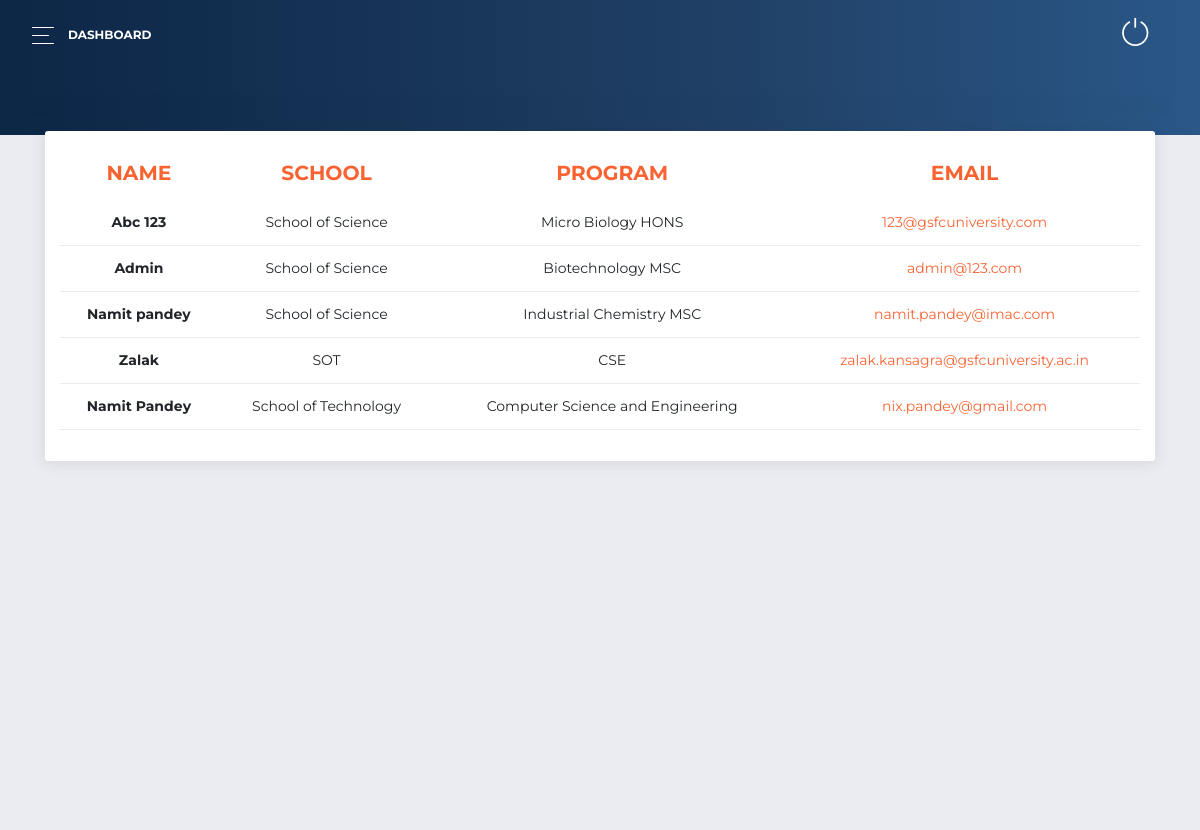
The page /university/adminpanel/information/ (signed in) on the database as committed earlier.
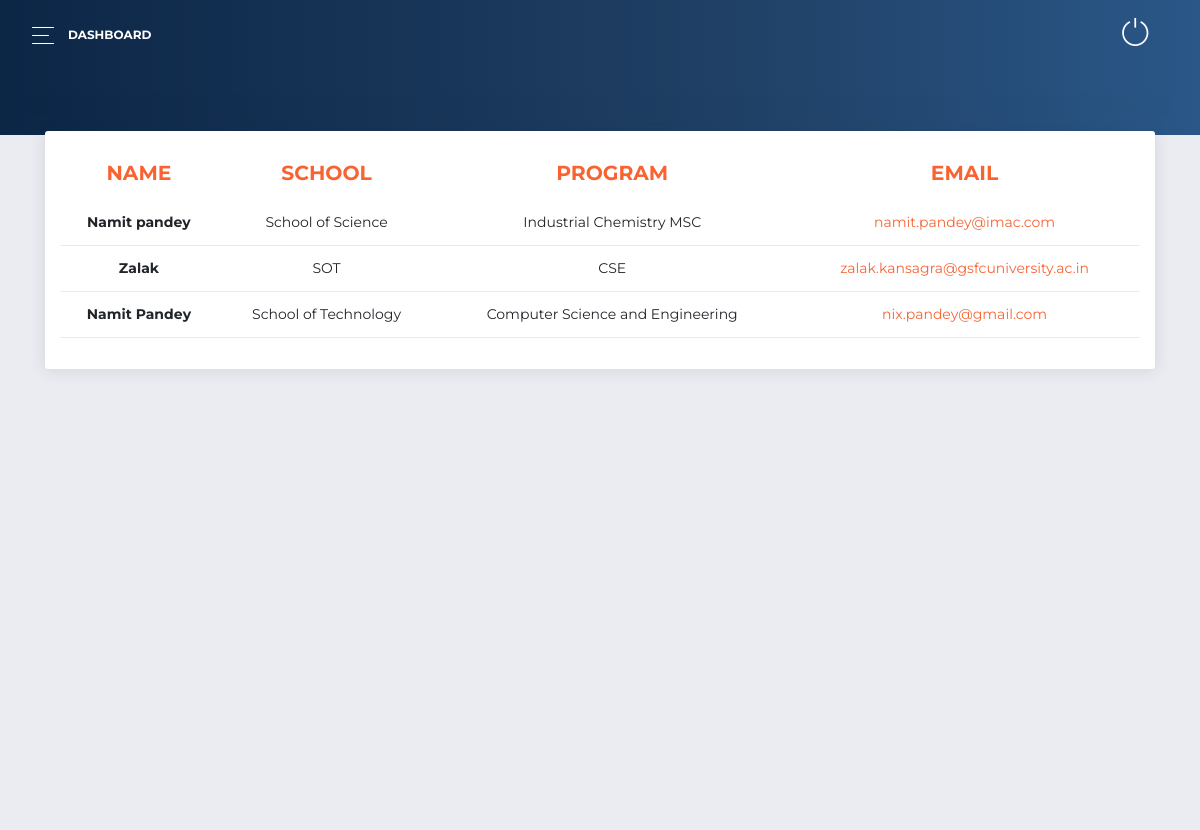
The same page on the database as committed later.
### ROOT/ADMINPANEL/models.py (models this page shows, shortened)
class Department_Information(models.Model):
    NAME = models.CharField(max_length=254, blank=False)
    SCHOOL_NAME = models.CharField(max_length=254, blank=False)
    PROGRAM_NAME = models.CharField(max_length=254, blank=False)
    EMAIL_ID = models.EmailField(max_length=254, blank=False)

### ROOT/ADMINPANEL/views.py (the view, shortened to what this page needs)
# urls.py: path("information/", views.get_dept_information, name='information'),
@login_required()
def get_dept_information(request):
    pageDictKey = 'department'
    department_info = Department_Information.objects.all().order_by('-id')
    form = Information()
    context = {
    'department_table': department_info,
    "pageDictKey":pageDictKey,
    'form':form,
    "resultStat":get_result_status(),
    "school_list": staticVariables.SCHOL_LIST,
    "program_list": staticVariables.PROGRM_LIST,
    }
    return render(request, ADMIN_PAGE_MAPPER.pageDict[pageDictKey], context)

### ROOT/ADMINPANEL/views.py (called while the page is built)
def get_result_status():
    try:
        resultStat = int(list(Declare_Result.objects.values_list("RESULT_STATUS", flat=True))[0])
        return resultStat
    except:
        return 0

### ROOT/MCQ/templatetags/my_filter.py (called while the page is built)
@register.filter(name='replace')
@stringfilter
def replace_var(value):
    return value.replace("_", ' ')

### ROOT/templates/ADMIN_PANEL/department_information.html (shortened to what this page needs)
{% extends 'BASE_FILES/BaseAdmin.html' %}
{% load static %}
{% load my_filter %}
{% block adminContent %}
<div class="content">
  <div class="row">
    <div class="col-lg-12">
      </div>
    </div>
    <div class="content">
      <div class="col-md-12">
        <div class="card card-chart">
          <div class="card-header ">
            <div class="row">
              <div class="col-sm-12">
                <div class="table-responsive">
                  <table class="table">
                    <thead class="text-primary">
                      <th style="font-weight:700;">
                        NAME
                      </th>
                      <th style="font-weight:700;">
                        SCHOOL
                      </th>
                      <th style="font-weight:700;">
                        PROGRAM
                      </th>
                      <th style="font-weight:700;">
                        EMAIL
                      </th>
                    </thead>
                    <tbody>
                      {% for data in department_table %}
                        <tr>
                          <td style="font-weight:700;">
                            {{data.NAME}}
                          </td>
                          <td>
                            {{data.SCHOOL_NAME|replace}}
                          </td>
                          <td>
                            {{data.PROGRAM_NAME|replace}}
                          </td>
                          <td>
                            <a href="mailto:{{data.EMAIL_ID}}@gsfcuniversity.ac.in">{{data.EMAIL_ID}}</a>
                          </td>
                        </tr>
                      {% endfor %}
                    </tbody>
                  </table>
                </div>
              </div>
            </div>
            <br>
          </div>
        </div>
      </div>
    </div>
  </div>
{% endblock %}

Rows that differ between the two databases and show on the page:
removed Department_Information: NAME "Abc 123", SCHOOL_NAME "School of Science", PROGRAM_NAME "Micro Biology HONS", EMAIL_ID "123@gsfcuniversity.com"
removed Department_Information: NAME "Admin", SCHOOL_NAME "School of Science", PROGRAM_NAME "Biotechnology MSC", EMAIL_ID "admin@123.com"
